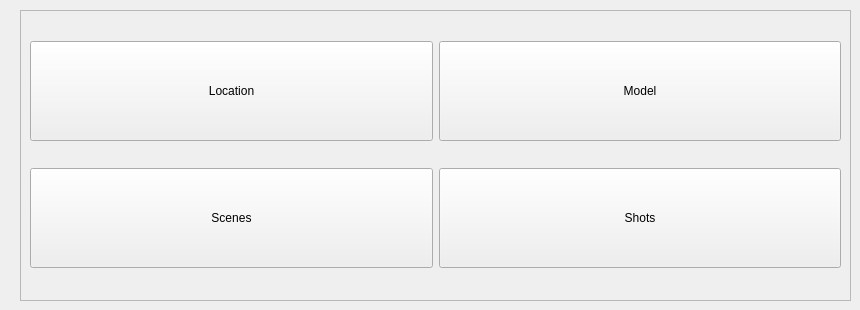
     <widget class="QWidget" name="Content_Project">
      <attribute name="title">
       <string>Content_Project</string>
      </attribute>
      <widget class="QFrame" name="frame_12">
       <property name="geometry">
        <rect>
         <x>20</x>
         <y>10</y>
         <width>831</width>
         <height>291</height>
        </rect>
       </property>
       <property name="frameShape">
        <enum>QFrame::StyledPanel</enum>
       </property>
       <property name="frameShadow">
        <enum>QFrame::Raised</enum>
       </property>
       <layout class="QGridLayout" name="gridLayout_7">
        <item row="1" column="0">
         <widget class="QPushButton" name="scenes_button">
          <property name="minimumSize">
           <size>
            <width>0</width>
            <height>100</height>
           </size>
          </property>
          <property name="text">
           <string>Scenes</string>
          </property>
         </widget>
        </item>
        <item row="0" column="0">
         <widget class="QPushButton" name="location_button">
          <property name="minimumSize">
           <size>
            <width>0</width>
            <height>100</height>
           </size>
          </property>
          <property name="text">
           <string>Location</string>
          </property>
         </widget>
        </item>
        <item row="0" column="1">
         <widget class="QPushButton" name="model_button">
          <property name="minimumSize">
           <size>
            <width>0</width>
            <height>100</height>
           </size>
          </property>
          <property name="text">
           <string>Model</string>
          </property>
         </widget>
        </item>
        <item row="1" column="1">
         <widget class="QPushButton" name="shots_button">
          <property name="minimumSize">
           <size>
            <width>0</width>
            <height>100</height>
           </size>
          </property>
          <property name="text">
           <string>Shots</string>
          </property>
         </widget>
        </item>
       </layout>
      </widget>
     </widget>
